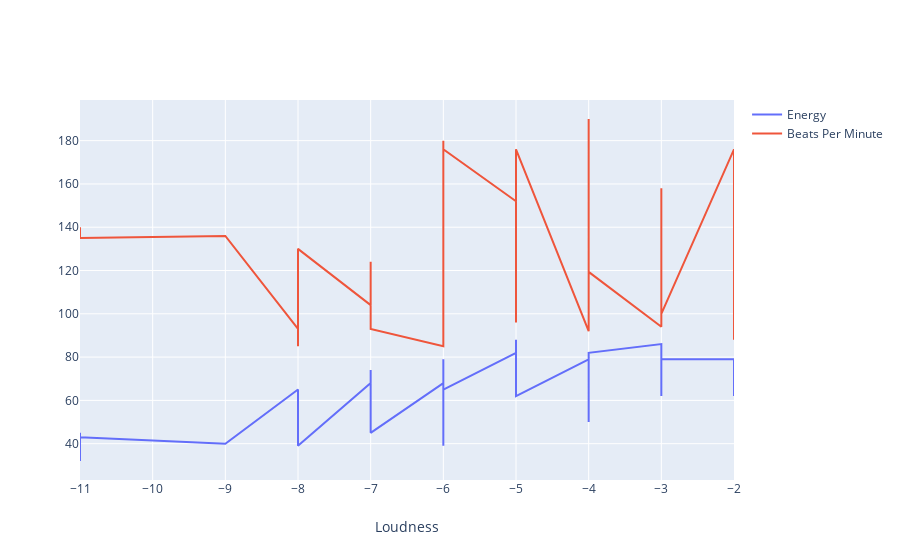

Here is the notebook cell this chart was saved with:
### Code cell
fig = go.Figure()

fig.add_trace(go.Scatter(x = music_df.sort_values(by = "Loudness")["Loudness"],
                         y = music_df.sort_values(by = "Loudness")["Energy"],
                        name = "Energy"))

fig.add_trace(go.Scatter(x = music_df.sort_values(by = "Loudness")["Loudness"],
                         y = music_df.sort_values(by = "Loudness")["Beats.Per.Minute"],
                        name = "Beats Per Minute"))

fig.update_layout(xaxis_title = "Loudness")

### Figure 1 — Plotly figure (JSON) as saved in the notebook; plotly's stock layout.template omitted (floating-point values rounded to 4 significant figures)
{"data": [{"name": "Energy", "type": "scatter", "x": [-11, -11, -11, -9, -8, -8, -8, -7, -7, -7, -7, -7, -7, -6, -6, -6, -6, -6, -6, -6, -6, -6, -6, -6, -6, -6, -5, -5, -5, -5, -5, -5, -5, -5, -4, -4, -4, -4, -4, -4, -4, -4, -4, -4, -4, -3, -3, -3, -2, -2], "y": [45, 32, 43, 40, 65, 51, 39, 68, 72, 59, 74, 46, 45, 68, 56, 59, 70, 59, 39, 55, 48, 64, 62, 41, 79, 65, 82, 68, 73, 70, 68, 71, 88, 62, 79, 75, 69, 81, 80, 65, 50, 63.76, 71, 78, 82, 86, 62, 79, 79, 62]}, {"name": "Beats Per Minute", "type": "scatter", "x": [-11, -11, -11, -9, -8, -8, -8, -7, -7, -7, -7, -7, -7, -6, -6, -6, -6, -6, -6, -6, -6, -6, -6, -6, -6, -6, -5, -5, -5, -5, -5, -5, -5, -5, -4, -4, -4, -4, -4, -4, -4, -4, -4, -4, -4, -3, -3, -3, -2, -2], "y": [135, 140, 135, 136, 93, 85, 130, 104, 114, 98, 124, 96, 93, 85, 95, 98, 104, 154, 96, 117, 90, 180, 136, 110, 95, 176, 152, 102, 138, 176, 111, 96, 100, 176, 92, 176, 98, 105, 190, 119.4, 101, 93, 96, 92, 119.4, 94, 158, 100, 176, 88]}], "layout": {"xaxis": {"title": {"text": "Loudness"}}}}
